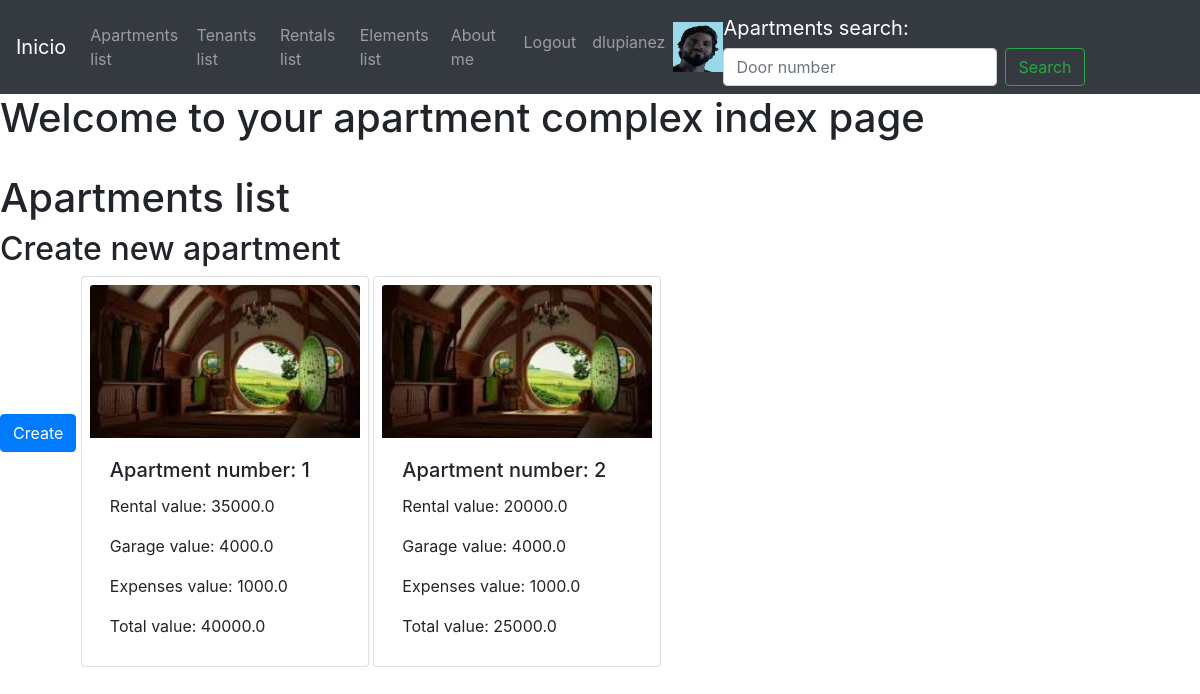
The app's page / (signed in) with its own data.
### users/models.py (models this page shows)
class UserProfile(models.Model):
    user = models.OneToOneField(User, on_delete=models.CASCADE, related_name='profile')
    phone = models.CharField(max_length=25, null=True, blank=True)
    profile_picture = models.ImageField(upload_to='profile_images', null=True, blank=True)

### apartments/models.py (models this page shows, shortened)
class Apartment(models.Model):
    door_number=models.CharField(max_length=10, null=False, blank=False)
    rental_value=models.FloatField()
    garage_value=models.FloatField()
    expenses_value=models.FloatField()
    total_value=models.FloatField()
    is_available=models.BooleanField(default=True)
    apartment_picture = models.ImageField(upload_to='apartment_images', null=True, blank=True)

### real_estate_management/views.py (the view)
# urls.py: path('', index, name='index'),
def index(request):
    all_apartments = Apartment.objects.all()
    context = {
        'apartments':all_apartments,
    }
    return render(request, 'index.html', context=context)

### templates/index.html (shortened to what this page needs)
{% extends 'base.html' %}
{% block content %}
    <h1>Welcome to your apartment complex index page</h1>
    <br>
    <h1>Apartments list</h1>
    {% if request.user.is_authenticated %}
        {% if request.user.is_superuser %}
            <h2>Create new apartment </h2> <a href="/apartments/apartment-create/" class="btn btn-primary">Create</a>
        {% endif %}
    {% endif %}
    {% for apartment in apartments %}
        <div class="card d-inline-flex p-2" style="width: 18rem;">
            <img class="card-img-top">
            <div class="card-body">
            <h5 class="card-title">Apartment number: {{apartment.door_number}}</h5>
            <p class="card-text">Rental value: {{apartment.rental_value}}</p>
            <p class="card-text">Garage value: {{apartment.garage_value}}</p>
            <p class="card-text">Expenses value: {{apartment.expenses_value}}</p>
            <p class="card-text">Total value: {{apartment.total_value}}</p>
        </div>
        </div>
    {% endfor %}
{% endblock %}

### templates/base.html (shortened to what this page needs)
<!DOCTYPE html>
<html lang="en">
<head>
    <link rel="stylesheet" href="https://cdn.jsdelivr.net/npm/bootstrap@4.6.2/dist/css/bootstrap.min.css"
>
        {% load static %}
        <link rel="stylesheet" type="text/css" href="{% static 'assets/fonts/font-awesome.min.css' %}">
        <link rel="stylesheet" type="text/css" href="{% static 'assets/fonts/simple-line-icons.css' %}">
</head>
<body>
    <header>
        <nav class="navbar navbar-expand-lg navbar-dark bg-dark">
            <a class="navbar-brand" href="/">Inicio</a>
            <div class="collapse navbar-collapse" id="navbarSupportedContent">
                <ul class="navbar-nav mr-auto">
                    <li class="nav-item">
                        <a class="nav-link" href="/apartments/apartments-list/">Apartments list</a>
                    </li>
                    <li class="nav-item">
                        <a class="nav-link" href="/tenants/tenants-list/">Tenants list</a>
                    </li>
                    <li class="nav-item">
                        <a class="nav-link" href="/rentals/rentals-list/">Rentals list</a>
                    </li>
                    <li class="nav-item">
                        <a class="nav-link" href="/elements-list/">Elements list</a>
                    </li>
                    <li class="nav-item">
                        <a class="nav-link" href="/about-me/">About me</a>
                    </li>
                </ul>
                    {% if request.user.is_authenticated %}
                    <ul class="navbar-nav mr-auto pull-right">
                            <li class="nav-item pull-right ">
                                <a class="nav-link" href="/users/logout/">Logout</a>
                            </li>
                            <li class="nav-item pull-right">
                                <a class="nav-link" href="/users/update/">{{request.user.username}}</a>
                            </li>
                            {% if request.user.profile.profile_picture.url != '' %}
                                <img src="{{request.user.profile.profile_picture.url}}" alt="profile_picture" width="50px" height="50px">
                            {% endif %}
                        </ul>
                    {% endif %}
                <form class="form-inline my-2 my-lg-0" action="/apartments/apartments-list-search/" method="GET">
                    <a class="navbar-brand" href="/">Apartments search: </a>
                    <input class="form-control mr-sm-2" type="search" placeholder="Door number" aria-label="Search" name="search">
                    <button class="btn btn-outline-success my-2 my-sm-0" type="submit">Search</button>
                </form>
            </div>
        </nav>
    </header>
    {% block content %}
    {% endblock %}
</body>
</html>

### records on screen
Apartment: door_number "1", rental_value "35000.0", garage_value "4000.0", expenses_value "1000.0", total_value "40000.0"
Apartment: door_number "2", rental_value "20000.0", garage_value "4000.0", expenses_value "1000.0", total_value "25000.0"

### other values on screen
{{ request.user.username }} "dlupianez"
